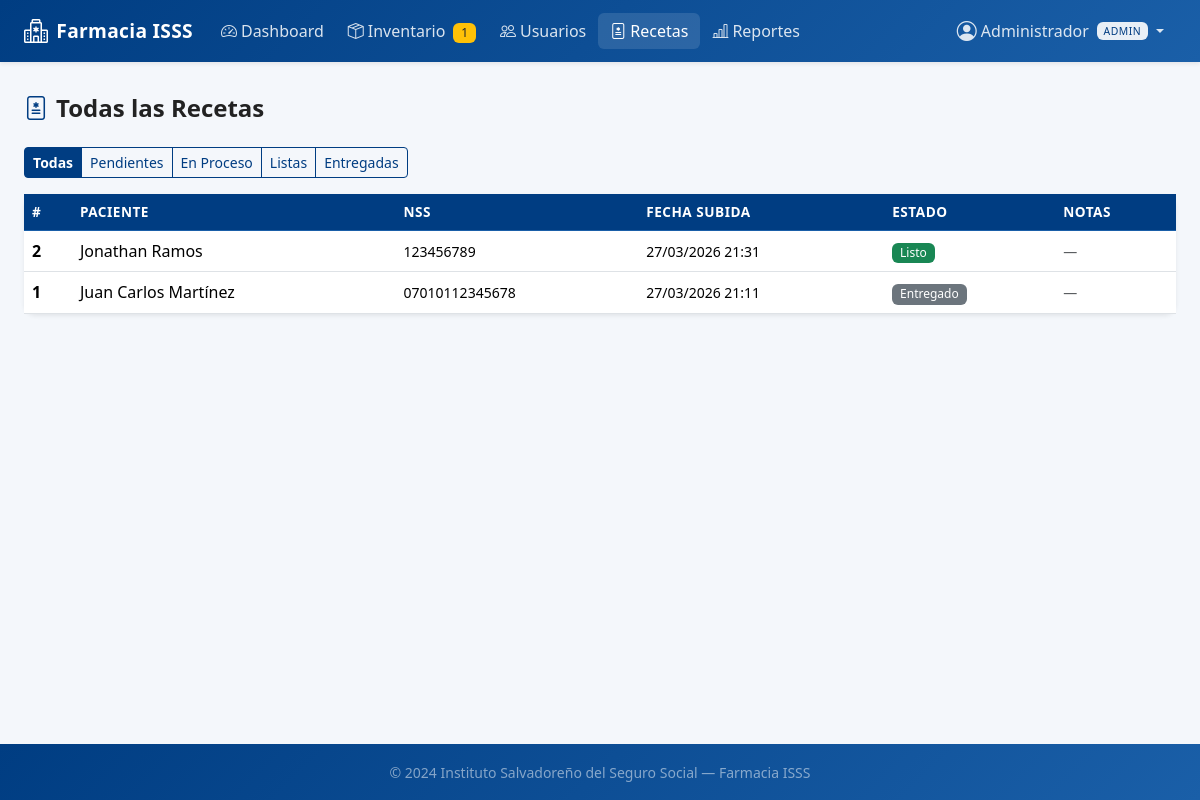
The app's page /admin/recetas (signed in) with its own data.
### models.py (models this page shows, shortened)
class User(UserMixin, db.Model):
    __tablename__ = 'users'
    id = db.Column(db.Integer, primary_key=True)
    username = db.Column(db.String(80), unique=True, nullable=False)
    password_hash = db.Column(db.String(256), nullable=False)
    role = db.Column(db.String(20), nullable=False)  # paciente, farmaceutico, admin
    nombre_completo = db.Column(db.String(150), nullable=False)
    num_seguro_social = db.Column(db.String(50), nullable=True)
    created_at = db.Column(db.DateTime, default=datetime.utcnow)
    prescriptions = db.relationship('Prescription', backref='patient', lazy=True,
                                    foreign_keys='Prescription.patient_id')
    orders_processed = db.relationship('Order', backref='pharmacist', lazy=True,
                                       foreign_keys='Order.pharmacist_id')

class Prescription(db.Model):
    __tablename__ = 'prescriptions'
    id = db.Column(db.Integer, primary_key=True)
    patient_id = db.Column(db.Integer, db.ForeignKey('users.id'), nullable=False)
    filename = db.Column(db.String(256), nullable=False)
    upload_date = db.Column(db.DateTime, default=datetime.utcnow)
    status = db.Column(db.String(20), default='pendiente')  # pendiente, en_proceso, listo, entregado
    notes = db.Column(db.Text, nullable=True)
    orders = db.relationship('Order', backref='prescription', lazy=True)
    def status_label(self):
        labels = {
            'pendiente': 'Pendiente',
            'en_proceso': 'En Proceso',
            'listo': 'Listo',
            'entregado': 'Entregado'
        }
        return labels.get(self.status, self.status)
    def status_class(self):
        classes = {
            'pendiente': 'warning',
            'en_proceso': 'info',
            'listo': 'success',
            'entregado': 'secondary'
        }
        return classes.get(self.status, 'secondary')

### app.py (the view)
@app.route('/admin/recetas')
@login_required
@role_required('admin')
def admin_prescriptions():
    status_filter = request.args.get('status', '')
    query = Prescription.query
    if status_filter:
        query = query.filter_by(status=status_filter)
    prescriptions = query.order_by(Prescription.upload_date.desc()).all()
    return render_template('admin/prescriptions.html',
                           prescriptions=prescriptions,
                           status_filter=status_filter)

### app.py (called while the page is built)
def role_required(*roles):
    def decorator(f):
        @wraps(f)
        def decorated(*args, **kwargs):
            if not current_user.is_authenticated:
                return redirect(url_for('login'))
            if current_user.role not in roles:
                abort(403)
            return f(*args, **kwargs)
        return decorated
    return decorator

@login_manager.user_loader
def load_user(user_id):
    return User.query.get(int(user_id))

@app.context_processor
def inject_globals():
    low_stock_count = 0
    if current_user.is_authenticated and current_user.role in ('admin', 'farmaceutico'):
        low_stock_count = Medication.query.filter(
            Medication.stock <= Medication.stock_minimo
        ).count()
    return dict(low_stock_count=low_stock_count)

### templates/admin/prescriptions.html (shortened to what this page needs)
{% extends 'base.html' %}
{% block content %}
<div class="d-flex justify-content-between align-items-center mb-4">
  <h4 class="fw-bold mb-0">
    <i class="bi bi-file-medical me-2 text-isss"></i>Todas las Recetas
  </h4>
</div>
<div class="mb-3">
  <div class="btn-group" role="group">
    {% for s, label in [('', 'Todas'), ('pendiente', 'Pendientes'), ('en_proceso', 'En Proceso'), ('listo', 'Listas'), ('entregado', 'Entregadas')] %}
    <a href="{{ url_for('admin_prescriptions', status=s) }}"
       class="btn btn-{% if status_filter == s %}isss{% else %}outline-isss{% endif %} btn-sm">
      {{ label }}
    </a>
    {% endfor %}
  </div>
</div>
<div class="card shadow-sm border-0">
  <div class="table-responsive">
    <table class="table table-hover align-middle mb-0">
      <thead class="table-dark">
        <tr>
          <th>#</th>
          <th>Paciente</th>
          <th>NSS</th>
          <th>Fecha Subida</th>
          <th>Estado</th>
          <th>Notas</th>
        </tr>
      </thead>
      <tbody>
        {% for p in prescriptions %}
        <tr>
          <td><strong>{{ p.id }}</strong></td>
          <td>{{ p.patient.nombre_completo }}</td>
          <td><small>{{ p.patient.num_seguro_social or '—' }}</small></td>
          <td><small>{{ p.upload_date.strftime('%d/%m/%Y %H:%M') }}</small></td>
          <td>
            <span class="badge bg-{{ p.status_class() }}">{{ p.status_label() }}</span>
          </td>
          <td><small class="text-muted">{{ p.notes or '—' }}</small></td>
        </tr>
        {% else %}
        <tr><td colspan="6" class="text-center text-muted py-3">No hay recetas.</td></tr>
        {% endfor %}
      </tbody>
    </table>
  </div>
</div>
{% endblock %}

### templates/base.html (shortened to what this page needs)
<!DOCTYPE html>
<html lang="es">
<head>
  <link rel="stylesheet" href="https://cdn.jsdelivr.net/npm/bootstrap@5.3.2/dist/css/bootstrap.min.css" />
  <link rel="stylesheet" href="https://cdn.jsdelivr.net/npm/bootstrap-icons@1.11.3/font/bootstrap-icons.min.css" />
  <link rel="stylesheet" href="{{ url_for('static', filename='css/style.css') }}" />
</head>
<body class="d-flex flex-column min-vh-100">
<nav class="navbar navbar-expand-lg navbar-dark bg-isss shadow-sm">
  <div class="container-fluid px-4">
    <a class="navbar-brand d-flex align-items-center gap-2" href="{{ url_for('index') }}">
      <i class="bi bi-hospital fs-4"></i>
      <span class="fw-bold">Farmacia ISSS</span>
    </a>
    <div class="collapse navbar-collapse" id="navbarMain">
      {% if current_user.is_authenticated %}
      <ul class="navbar-nav me-auto mb-2 mb-lg-0">
        {% if current_user.role == 'paciente' %}
          <li class="nav-item">
            <a class="nav-link {% if request.endpoint == 'patient_dashboard' %}active{% endif %}"
               href="{{ url_for('patient_dashboard') }}">
              <i class="bi bi-grid-1x2 me-1"></i>Mis Recetas
            </a>
          </li>
          <li class="nav-item">
            <a class="nav-link {% if request.endpoint == 'patient_upload' %}active{% endif %}"
               href="{{ url_for('patient_upload') }}">
              <i class="bi bi-upload me-1"></i>Subir Receta
            </a>
          </li>
        {% elif current_user.role == 'admin' %}
          <li class="nav-item">
            <a class="nav-link {% if request.endpoint == 'admin_dashboard' %}active{% endif %}"
               href="{{ url_for('admin_dashboard') }}">
              <i class="bi bi-speedometer2 me-1"></i>Dashboard
            </a>
          </li>
          <li class="nav-item">
            <a class="nav-link {% if request.endpoint == 'admin_inventory' %}active{% endif %}"
               href="{{ url_for('admin_inventory') }}">
              <i class="bi bi-box-seam me-1"></i>Inventario
              {% if low_stock_count > 0 %}
              <span class="badge bg-warning text-dark ms-1">{{ low_stock_count }}</span>
              {% endif %}
            </a>
          </li>
          <li class="nav-item">
            <a class="nav-link {% if request.endpoint == 'admin_users' %}active{% endif %}"
               href="{{ url_for('admin_users') }}">
              <i class="bi bi-people me-1"></i>Usuarios
            </a>
          </li>
          <li class="nav-item">
            <a class="nav-link {% if request.endpoint == 'admin_prescriptions' %}active{% endif %}"
               href="{{ url_for('admin_prescriptions') }}">
              <i class="bi bi-file-medical me-1"></i>Recetas
            </a>
          </li>
          <li class="nav-item">
            <a class="nav-link {% if request.endpoint == 'admin_reports' %}active{% endif %}"
               href="{{ url_for('admin_reports') }}">
              <i class="bi bi-bar-chart-line me-1"></i>Reportes
            </a>
          </li>
        {% endif %}
      </ul>
      <ul class="navbar-nav ms-auto mb-2 mb-lg-0 align-items-lg-center">
        <li class="nav-item dropdown">
          <a class="nav-link dropdown-toggle d-flex align-items-center gap-1" href="#"
             data-bs-toggle="dropdown">
            <i class="bi bi-person-circle fs-5"></i>
            <span class="d-none d-lg-inline">{{ current_user.nombre_completo.split()[0] }}</span>
            <span class="badge bg-white text-isss ms-1 small">{{ current_user.role }}</span>
          </a>
        </li>
      </ul>
      {% endif %}
    </div>
  </div>
</nav>
<main class="container-fluid px-4 py-3 flex-grow-1">
  {% block content %}{% endblock %}
</main>
<footer class="footer-isss mt-auto py-3">
  <div class="container text-center">
    <span class="text-white-50 small">
      &copy; {{ now.year if now is defined else '2024' }} Instituto Salvadoreño del Seguro Social &mdash; Farmacia ISSS
    </span>
  </div>
</footer>
</body>
</html>

### static/css/style.css (style rules this page uses)
:root { --isss-blue: #003d82; --isss-blue-dark: #002d62; --isss-blue-light: #e8f0fb; --isss-blue-mid: #1a5fa8; }
body { font-family: 'Segoe UI', system-ui, -apple-system, sans-serif; background-color: #f4f7fb; color: #222; }
.bg-isss { background-color: var(--isss-blue) !important; }
.text-isss { color: var(--isss-blue) !important; }
.btn-isss { background-color: var(--isss-blue); border-color: var(--isss-blue); color: #fff; font-weight: 600; transition: all 0.2s ease; }
.btn-outline-isss { color: var(--isss-blue); border-color: var(--isss-blue); font-weight: 500; }
.navbar.bg-isss { background: linear-gradient(135deg, var(--isss-blue) 0%, var(--isss-blue-mid) 100%) !important; }
.navbar-dark .navbar-nav .nav-link { color: rgba(255, 255, 255, 0.85); transition: color 0.2s; border-radius: 6px; padding: 6px 12px; }
.navbar-dark .navbar-nav .nav-link:hover, .navbar-dark .navbar-nav .nav-link.active { color: #fff; background: rgba(255, 255, 255, 0.12); }
.navbar-brand { font-size: 1.2rem; letter-spacing: 0.3px; }
.badge.bg-white.text-isss { background: rgba(255, 255, 255, 0.9) !important; color: var(--isss-blue) !important; font-size: 0.65rem; text-transform: uppercase; letter-spacing: 0.5px; }
.card { border-radius: 12px; }
.footer-isss { background: linear-gradient(135deg, var(--isss-blue) 0%, var(--isss-blue-mid) 100%); }
.table th { font-weight: 600; font-size: 0.85rem; text-transform: uppercase; letter-spacing: 0.5px; }
.table-dark th { background-color: var(--isss-blue) !important; border-color: var(--isss-blue-mid) !important; }
.badge { font-weight: 500; }

### records on screen
User: nombre_completo "Administrador", role "ADMIN"
Prescription: id "2", patient.nombre_completo "Jonathan Ramos", patient "123456789", upload_date "27/03/2026 21:31", status_label "Listo", notes "—"
Prescription: id "1", patient.nombre_completo "Juan Carlos Martínez", patient "07010112345678", upload_date "27/03/2026 21:11", status_label "Entregado", notes "—"

### other values on screen
{{ low_stock_count }} "1"
{{ label }} "Todas" "Pendientes" "En Proceso" "Listas" "Entregadas"
{{ now.year if now is defined else '2024' }} "2024"
